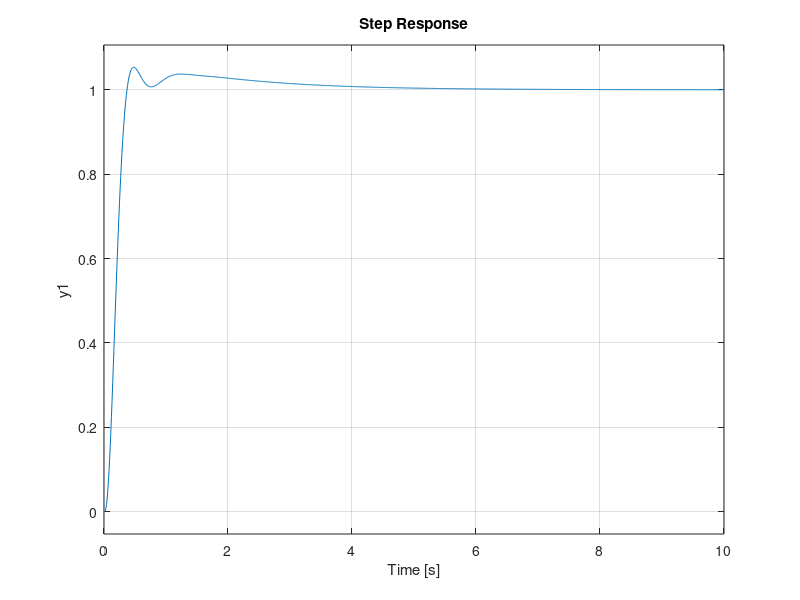

MATLAB code to generate this figure:
clear; close all; clc

s = tf('s');

%% Planta e especificacoes

% Planta - ex 3
G = 1/(s*(s + 8)*(s + 30));
% Ganho
K = 2400;  % Kv = 10
% Especificacoes
Mp = 10/100; 
tp = 0.6;
% ts = 0.01;
tol = 5;

% % Planta - ex 2
% G = 1/(s * (s + 4)*(s + 2));
% % Ganho
% K = 48;
% % Especificacoes
% Mp = 13.25/100;
% tp = 2;

% % Planta - ex extra
% G = 1*(s + 10)/(s*(s + 5)*(s + 15));
% % Ganho
% K = 12500;  % Kv = 1500
% % Especificacoes
% Mp = 15/100; 
% ts = 0.3;
% tol = 15;

% Planta com ganho ajustado
G1 = K*G;

%% Calculos preliminares

% Calculos considerando aproximacao de segunda ordem
% xi = -log(Mp)/sqrt(pi^2 + (log(Mp))^2);
% wn = pi/(tp*sqrt(1 - xi^2));
% BW = wn*sqrt((1 - 2*xi^2) + sqrt(4*xi^4 - 4*xi^2 + 2));
% MF_des = atand(2*xi/sqrt(-2*xi^2 + sqrt(1 + 4*xi^4)));
% wcg = 0.9*BW;

% Refiz, pq...
xi = -log(Mp)/sqrt(pi^2 + (log(Mp))^2);
wn = pi/(tp*sqrt(1 - xi^2));  % Em funcao do pico
% wn = 4/(ts*xi);  % Em funcao do assentamento
BW = wn*sqrt((1 - 2*xi^2) + sqrt(4*xi^4 - 4*xi^2 + 2));
wcg = 0.8*BW;
MF_des = atand(2*xi/sqrt(-2*xi^2 + sqrt(1 + 4*xi^4)));

%% Projeto atraso

w = logspace(-1, 2, 1E4);
[~, index] = min(abs(w - wcg));
[mag, phase] = bode(G1, w);
gamma = phase(index);

% figure
% margin(G1, w)
MF_at = 180 + gamma;  % MF_at deve ser igual a defasagem de G1 na nova freq de corte de ganho -> DA PROFESSORA

phi = MF_des - MF_at + tol;
alpha = (1 - sind(phi))/(1 + sind(phi));

% Forma 1
% wz_at = 0.1*wcg;
% wp_at = alpha*wz_at;
% beta = 1/alpha -> wz_at = 1/(beta*T2) = alpha*wz_at 

% Forma 2
T2 = 1/(wcg/10);
beta = 1/alpha;

% Forma 1
% Gc_at = 1/beta*(s + wz_at)/(s + wp_at);
% Forma 2
Gc_at = 1/beta*(s + 1/T2)/(s + 1/(beta*T2));

%% Projeto avanço

% Forma 1 
% wz_av = wcg*sqrt(alpha);
% wp_av = wz_av/alpha;

T1 = 1/(wcg*sqrt(alpha));
Gc_av = 1/alpha*(s + 1/T1)/(s + 1/(T1*alpha));

%% Validacao

Gc = Gc_at*Gc_av;
% figure
% margin(Gc*G1, w)

P = feedback(Gc*G1, 1);

figure
t = 0:0.01:10;
step(P, t);

% figure
% t = 0:0.01:30;
% step(P/s, t)